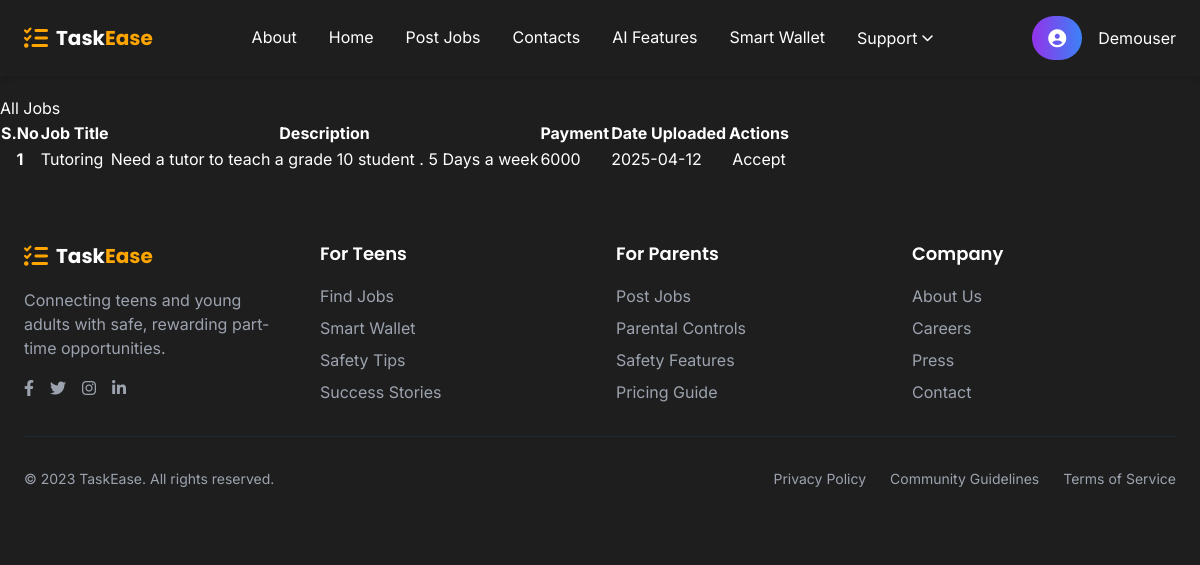
Page /tasks (signed in) on the committed database.
### app.py (models this page shows, shortened)
class Errands(db.Model):
    sno = db.Column(db.Integer , primary_key = True)
    job = db.Column(db.String(200) , nullable = False)
    category = db.Column(db.String(50) )
    desc = db.Column(db.String(500) , nullable = True)
    pay = db.Column(db.Integer , nullable = False)
    date_created = db.Column(db.Date,default=lambda: datetime.now().date())
    user_id = db.Column(db.Integer, db.ForeignKey('users.id'), nullable=False)
    location = db.Column(db.String(100), nullable=False)
    skills = db.Column(db.String(300), nullable=True)

### app.py (the view)
@app.route("/tasks")
def tasks():
    if 'user_id' not in session:
        flash("Please log in to see available tasks.", "danger")
        return redirect('/login')
    alljobs = Errands.query.filter(Errands.user_id != session['user_id']).all()
    return render_template('tasks.html',alljobs = alljobs)

### templates/tasks.html (shortened to what this page needs)
{% extends 'base.html' %}
{% block body %}
<div class="container my-5 ">
    <h2>All Jobs</h2>
    {% if alljobs|length == 0 %}
    <div class="alert alert-dark my-3" role="alert">
        No Jobs Available !!!
    </div>
    {% else %}
    <table class="table table-striped">
        <thead>
            <tr>
                <th scope="col">S.No</th>
                <th scope="col">Job Title</th>
                <th scope="col">Description</th>
                <th scope="col">Payment</th>
                <th scope="col">Date Uploaded</th>
                <th scope="col">Actions</th>
            </tr>
        </thead>
        <tbody>
            {% for jobs in alljobs %}
            <tr>
                <th scope="row">{{loop.index}}</th>
                <td>{{jobs.job}}</td>
                <td>{{jobs.desc}}</td>
                <td>{{jobs.pay}}</td>
                <td>{{jobs.date_created}}</td>
                <td>
                    <form action = '/acceptJob/{{jobs.sno}}' method = 'POST'  >
                        <button type="submit" class="btn btn-outline-success btn-sm mx-1">Accept</button>
                    </form>
                </td>
            </tr>
            {% endfor %}
        </tbody>
    </table>
    {% endif %}
</div>
{% endblock body %}

### rows in the picture
Errands: job "Tutoring", desc "Need a tutor to teach a grade 10 student . 5 Days a week", pay "6000", date_created "2025-04-12"

### other values in the picture
{{ session['username']|title }} "Demouser"
